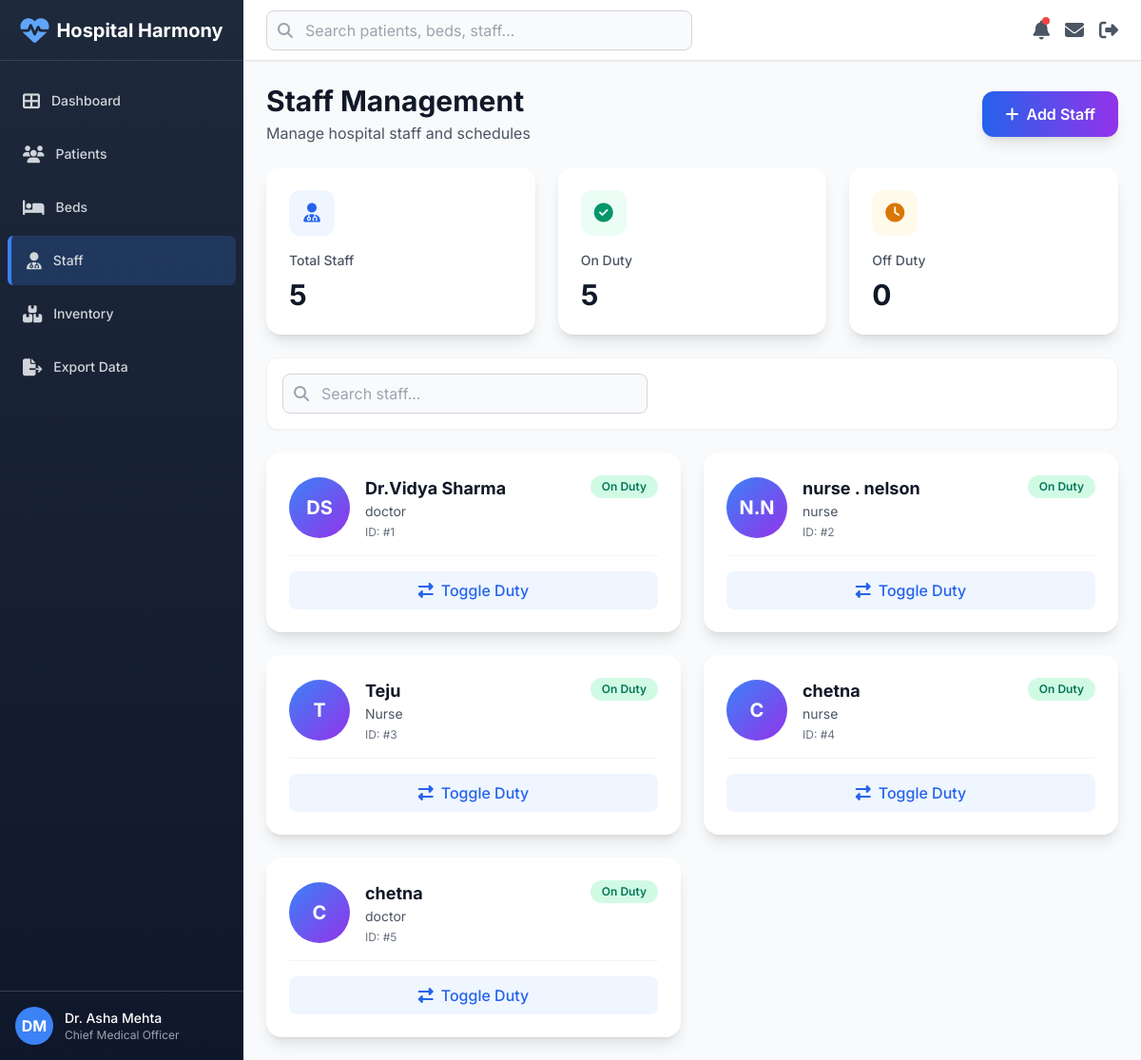
/staff (signed in), run on an earlier commit of the app's database.
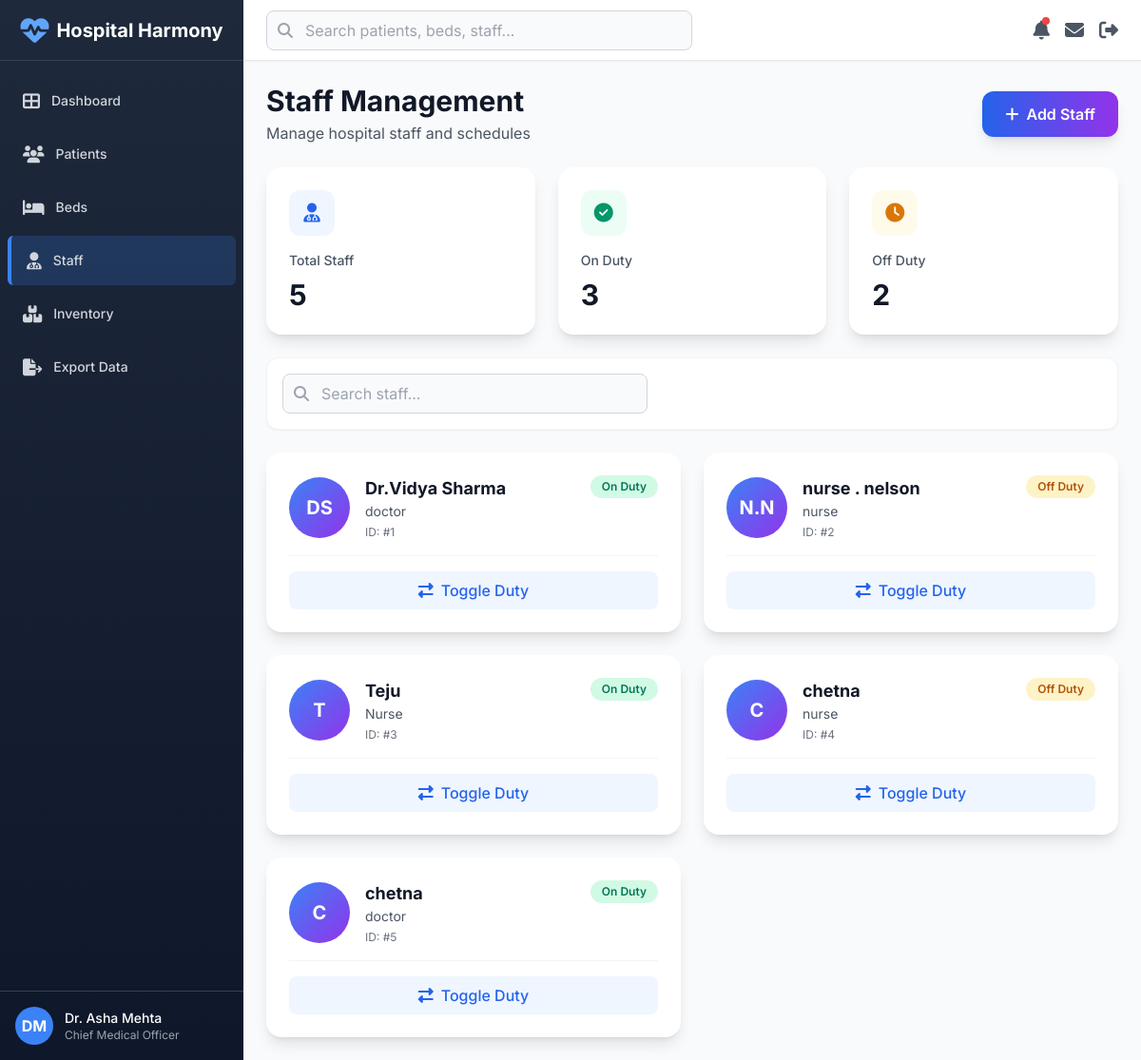
And on a later commit of the database.
### tables this page shows
CREATE TABLE staff (
    id INTEGER PRIMARY KEY AUTOINCREMENT,
    name TEXT NOT NULL,
    role TEXT,
    on_duty INTEGER DEFAULT 0
);

### app.py (the view)
@app.route('/staff')
@login_required
def staff():
    db = get_db(); cur = db.cursor()
    cur.execute('SELECT * FROM staff')
    rows = cur.fetchall()
    return render_template('staff.html', staff=rows)

### app.py (called while the page is built)
def login_required(f):
    @wraps(f)
    def wrapped(*args, **kwargs):
        if 'user' not in session:
            return redirect(url_for('login'))
        return f(*args, **kwargs)
    return wrapped

### database.py (called while the page is built)
def get_db():
    global _conn
    if _conn is None:
        _conn = sqlite3.connect(DB_PATH, check_same_thread=False)
        _conn.row_factory = sqlite3.Row
    return _conn

### templates/staff.html (shortened to what this page needs)
{% extends "layout.html" %}
{% block content %}
<div class="max-w-7xl mx-auto space-y-6">
    <div class="flex items-center justify-between">
        <div>
            <h1 class="text-3xl font-bold text-gray-900">Staff Management</h1>
            <p class="text-gray-600 mt-1">Manage hospital staff and schedules</p>
        </div>
        <button onclick="openAddModal()" class="bg-gradient-to-r from-blue-600 to-purple-600 text-white px-6 py-3 rounded-xl font-semibold shadow-lg hover:shadow-xl transition-all duration-300 hover:scale-105 flex items-center gap-2">
            <i class="fas fa-plus"></i>
            Add Staff
        </button>
    </div>
    <div class="grid grid-cols-1 md:grid-cols-3 gap-6">
        <div class="bg-white rounded-2xl shadow-lg p-6 hover:shadow-xl transition-all duration-300">
            <div class="bg-blue-50 w-12 h-12 rounded-xl flex items-center justify-center mb-4">
                <i class="fas fa-user-md text-blue-600 text-xl"></i>
            </div>
            <h3 class="text-gray-600 text-sm font-medium mb-2">Total Staff</h3>
            <p class="text-3xl font-bold text-gray-900">{{ staff|length }}</p>
        </div>
        <div class="bg-white rounded-2xl shadow-lg p-6 hover:shadow-xl transition-all duration-300">
            <div class="bg-emerald-50 w-12 h-12 rounded-xl flex items-center justify-center mb-4">
                <i class="fas fa-check-circle text-emerald-600 text-xl"></i>
            </div>
            <h3 class="text-gray-600 text-sm font-medium mb-2">On Duty</h3>
            <p class="text-3xl font-bold text-gray-900">{{ staff|selectattr('on_duty', 'equalto', 1)|list|length }}</p>
        </div>
        <div class="bg-white rounded-2xl shadow-lg p-6 hover:shadow-xl transition-all duration-300">
            <div class="bg-amber-50 w-12 h-12 rounded-xl flex items-center justify-center mb-4">
                <i class="fas fa-clock text-amber-600 text-xl"></i>
            </div>
            <h3 class="text-gray-600 text-sm font-medium mb-2">Off Duty</h3>
            <p class="text-3xl font-bold text-gray-900">{{ staff|selectattr('on_duty', 'equalto', 0)|list|length }}</p>
        </div>
    </div>
    <div class="bg-white rounded-xl shadow-sm p-4 border border-gray-100">
        <div class="relative w-full md:w-96">
            <div class="absolute inset-y-0 left-0 pl-3 flex items-center pointer-events-none">
            </div>
            <input
                type="search"
                id="searchInput"
                placeholder="Search staff..."
                class="block w-full pl-10 pr-3 py-2 border border-gray-300 rounded-lg bg-gray-50 focus:outline-none focus:ring-2 focus:ring-blue-500 focus:border-transparent"
                onkeyup="filterStaff()"
            />
        </div>
    </div>
    {% if staff %}
    <div id="staffGrid" class="grid grid-cols-1 lg:grid-cols-2 gap-6">
        {% for s in staff %}
        {% set initials = s['name'].split()|map('first')|join|upper %}
        {% set status_class = 'bg-emerald-100 text-emerald-700' if s['on_duty'] else 'bg-amber-100 text-amber-700' %}
        {% set status_text = 'On Duty' if s['on_duty'] else 'Off Duty' %}
        <div class="staff-card bg-white rounded-2xl shadow-lg hover:shadow-xl transition-all duration-300 overflow-hidden">
            <div class="p-6">
                <div class="flex items-start justify-between mb-4">
                    <div class="flex items-center gap-4">
                        <div class="w-16 h-16 rounded-full bg-gradient-to-br from-blue-500 to-purple-600 flex items-center justify-center text-white font-bold text-xl">
                            {{ initials }}
                        </div>
                        <div>
                            <h3 class="text-lg font-bold text-gray-900">{{ s['name'] }}</h3>
                            <p class="text-sm text-gray-600">{{ s['role'] }}</p>
                            <p class="text-xs text-gray-500 mt-1">ID: #{{ s['id'] }}</p>
                        </div>
                    </div>
                    <span class="px-3 py-1 rounded-full text-xs font-semibold {{ status_class }}">
                        {{ status_text }}
                    </span>
                </div>
                <div class="flex gap-2 pt-4 border-t border-gray-100">
                    <form action="/staff/toggle/{{ s['id'] }}" method="POST" class="flex-1">
                        <button type="submit" class="w-full bg-blue-50 hover:bg-blue-100 text-blue-600 py-2 rounded-lg font-medium transition-colors">
                            <i class="fas fa-exchange-alt mr-2"></i>Toggle Duty
                        </button>
                    </form>
                </div>
            </div>
        </div>
        {% endfor %}
    </div>
    {% endif %}
</div>
{% endblock %}

### templates/layout.html (shortened to what this page needs)
<!DOCTYPE html>
<html lang="en">
<head>
    <script src="https://cdn.tailwindcss.com"></script>
    <link rel="stylesheet" href="https://cdnjs.cloudflare.com/ajax/libs/font-awesome/6.4.0/css/all.min.css">
</head>
<body class="bg-gray-50">
    <div class="flex h-screen bg-gray-50">
        {% include 'sidebar.html' %}
        <div class="flex flex-col flex-1 overflow-hidden">
            {% include 'header.html' %}
            <main class="flex-1 overflow-y-auto p-6">
                {% block content %}{% endblock %}
            </main>
        </div>
    </div>
</body>
</html>

### templates/sidebar.html
<div class="sidebar w-64 flex-shrink-0 hidden md:flex flex-col">
    <div class="flex items-center justify-center h-16 px-4 border-b border-gray-700">
        <i class="fas fa-heartbeat text-3xl text-blue-400 mr-2"></i>
        <span class="text-xl font-bold text-white">Hospital Harmony</span>
    </div>
    <nav class="flex-1 px-2 py-4 space-y-1 overflow-y-auto">
        <a href="/" class="sidebar-link flex items-center px-4 py-3 text-sm font-medium text-gray-300 rounded-md hover:text-white {% if request.path == '/' %}active{% endif %}">
            <i class="fas fa-th-large mr-3 text-lg"></i>
            Dashboard
        </a>
        <a href="/patients" class="sidebar-link flex items-center px-4 py-3 text-sm font-medium text-gray-300 rounded-md hover:text-white {% if '/patients' in request.path %}active{% endif %}">
            <i class="fas fa-users mr-3 text-lg"></i>
            Patients
        </a>
        <a href="/beds" class="sidebar-link flex items-center px-4 py-3 text-sm font-medium text-gray-300 rounded-md hover:text-white {% if '/beds' in request.path %}active{% endif %}">
            <i class="fas fa-bed mr-3 text-lg"></i>
            Beds
        </a>
        <a href="/staff" class="sidebar-link flex items-center px-4 py-3 text-sm font-medium text-gray-300 rounded-md hover:text-white {% if '/staff' in request.path %}active{% endif %}">
            <i class="fas fa-user-md mr-3 text-lg"></i>
            Staff
        </a>
        <a href="/inventory" class="sidebar-link flex items-center px-4 py-3 text-sm font-medium text-gray-300 rounded-md hover:text-white {% if '/inventory' in request.path %}active{% endif %}">
            <i class="fas fa-boxes mr-3 text-lg"></i>
            Inventory
        </a>
        <a href="/export/patients" class="sidebar-link flex items-center px-4 py-3 text-sm font-medium text-gray-300 rounded-md hover:text-white">
            <i class="fas fa-file-export mr-3 text-lg"></i>
            Export Data
        </a>
    </nav>
    <div class="p-4 border-t border-gray-700">
        <div class="flex items-center">
            <div class="w-10 h-10 rounded-full bg-blue-500 flex items-center justify-center text-white font-bold">
                DM
            </div>
            <div class="ml-3">
                <p class="text-sm font-medium text-white">Dr. Asha Mehta</p>
                <p class="text-xs text-gray-400">Chief Medical Officer</p>
            </div>
        </div>
    </div>
</div>

### templates/header.html (shortened to what this page needs)
<header class="flex items-center justify-between h-16 px-6 bg-white border-b border-gray-200 shadow-sm">
    <div class="flex items-center flex-1">
        <div class="relative max-w-md w-full">
            <div class="absolute inset-y-0 left-0 pl-3 flex items-center pointer-events-none">
            </div>
            <input
                type="search"
                placeholder="Search patients, beds, staff..."
                class="block w-full pl-10 pr-3 py-2 border border-gray-300 rounded-lg bg-gray-50 focus:outline-none focus:ring-2 focus:ring-blue-500 focus:border-transparent"
            />
        </div>
    </div>
    <div class="flex items-center space-x-4">
        <button class="relative text-gray-600 hover:text-gray-900">
            <i class="fas fa-bell text-xl"></i>
            <span class="absolute top-0 right-0 block h-2 w-2 rounded-full bg-red-500"></span>
        </button>
        <button class="relative text-gray-600 hover:text-gray-900">
            <i class="fas fa-envelope text-xl"></i>
        </button>
        <a href="/logout" class="text-gray-600 hover:text-gray-900" title="Logout">
            <i class="fas fa-sign-out-alt text-xl"></i>
        </a>
    </div>
</header>

### templates/layout.html (style rules this page uses)
* { font-family: 'Inter', sans-serif; }
.sidebar { background: linear-gradient(180deg, #1e293b 0%, #0f172a 100%); }
.sidebar-link { transition: all 0.2s ease; }
.sidebar-link.active { background: rgba(59, 130, 246, 0.2); border-left: 4px solid #3b82f6; }

What changed in the data, as far as the page shows it:
changed staff "nurse . nelson": status_text "On Duty" → "Off Duty"
changed staff id 4: status_text "On Duty" → "Off Duty"
Also different on the page:
{{ staff|selectattr('on_duty', 'equalto', 1)|list|length }}: "5" → "3"
{{ staff|selectattr('on_duty', 'equalto', 0)|list|length }}: "0" → "2"
